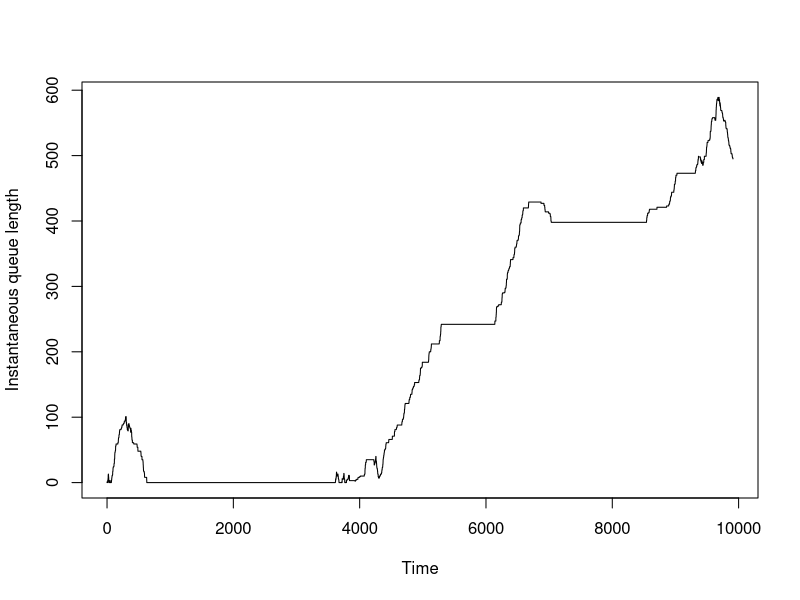

This figure's R source:
# G/G/1 queue using Mittag-Leffler arrivals

# See https://www.r-bloggers.com/2010/05/simulating-a-queue-in-r/

# Parameters

t.end   <- 10^6 # duration of sim
t.clock <- 0    # sim time
Ta <- 1    # interarrival period
beta1 <- 0.7000	# interarrival ML parameter (1 is exponential)
Ts <- 1    # service period
beta2 <- 0.7000 # interservice ML parameter (1 is exponential)
t1 <- 0         # time for next arrival (the first event is an arrival)
t2 <- t.end     # time for next departure (the first event is an arrival)
tn <- t.clock   # tmp var for last event time
tb <- 0         # tmp var for last busy-time start
n <- 0          # number in system
s <- 0          # cumulative number-time product
b <- 0          # total busy time
c <- 0          # total completions
qc <- 0         # plot instantaneous q size
tc <- 0         # plot time delta
plotSamples <- 10000
set.seed(1) #Use this for debug purposes

# Loop

while (t.clock < t.end) {
  if (t1 < t2) {      # arrival event
    t.clock <- t1
    s <- s + n * (t.clock - tn)  # delta time-weighted number in queue
    n <- n + 1
    if (t.clock < plotSamples) { 
      qc <- append(qc,n)
      tc <- append(tc,t.clock) 
    }
    tn <- t.clock
    t1 <- t.clock -Ta*log(runif(1))*(sin(beta1*pi)/tan(beta1*pi*runif(1))-cos(beta1*pi))^(1/beta1)
    if(n == 1) { 
      tb <- t.clock
      t2 <- t.clock -Ts*log(runif(1))*(sin(beta2*pi)/tan(beta2*pi*runif(1))-cos(beta2*pi))^(1/beta2)  # interarrival period
    }
  } else {            # departure event
    t.clock <- t2
    s <- s + n * (t.clock - tn)  # delta time-weighted number in queue
    n <- n - 1
    if (t.clock < plotSamples) { 
      qc <- append(qc,n)
      tc <- append(tc,t.clock)
    }
    tn <- t.clock
    c <- c + 1
    if (n > 0) { 
      t2 <- t.clock -Ts*log(runif(1))*(sin(beta2*pi)/tan(beta2*pi*runif(1))-cos(beta2*pi))^(1/beta2)  # service period
    }
    else { 
      t2 <- t.end
      b <- b + t.clock - tb
    }
  }   
}

# Some of these variables may not make sense for G/G/1 queues. You can get M/M/1 by setting beta1=1 and beta2=1

u <- b/t.clock       # utilization B/T
N <- s/t.clock       # mean queue length (see the Load Average notes)
x <- c/t.clock       # mean throughput C/T
r <- N/x             # mean residence time (from Little's law: Q = XR)
q <- sum(qc)/max(tc) # estimated queue length for plot

#par(mar=c(5,6,4,1)+.1) # used to fit plot into the viewing window if necessary

plot(tc,qc,type="s",xlab="Time",ylab="Instantaneous queue length")

